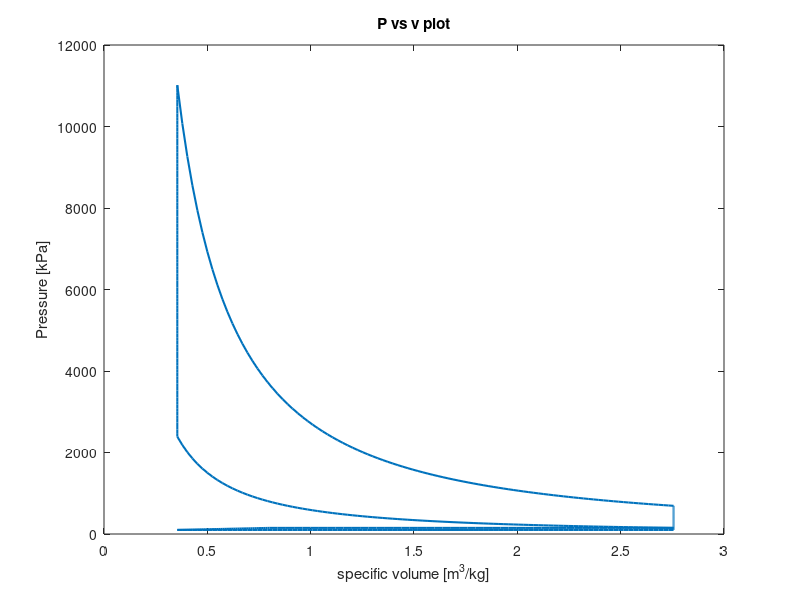

Source code (MATLAB): (Note: this script raises an error after producing the figure.)
%% Design Project
%Author: Andres Pulido & Nicholas Mass
close all; clear; clc

%% Fuel constants
AF = 14.7; %Air-Fuel ratio []
Qhv = 43000; % Heating Value [kJ/kg]
Cp = 1.108; %Specific Heat at constant pressure [kJ/kg-K]
Cv = 0.821; %Specific Heat at constant volume [kJ/kg-K]
k = 1.35; %Average specific heat ratio []
R = 0.287; %Gas constant of air [kJ/kg-K]
nc = 1; %combustion efficiency

%% Constant given
P0 = 100; %Ambient pressure [kPa]
P1 = 100; %Inlet pressure to the engine with Supercharger [kPa]
rho = 1.255; %density of air at sea level [kg/m^3]
T0 = P1/(rho*R); %Ambient temperature [K]

%% 1st problem
P3 = 0;
P1nt = 0;
ntmax = 0;
rcnt = 0;
T5 = T0; 
P5 = P0; 
T6 = T0; 
P6 = P5; %p6 = p5 from looking at plot

while (P1 < 150)
    rc = 1;
    P1 = P1 + 1;
    P6a = P1; %p6a = p1 from looking at plot
    T1 = T0*(P1/P0)^((k-1)/k); %Output temperature of sc assuming isentropic efficiency is 100%
    while (P3 < 11000) 
            rc = rc+0.01;
            T2 = T1*(rc)^(k-1);
            P2 = P1*(rc)^k;
            w12 = R*(T2 - T1)/(1-k);
            T3 = (Qhv*nc)/((AF+1)*Cv) + T2;
            P3 = (P2/T2)*T3;
            vtdc = Qhv/((AF+1)*Cv*(P3-P1*rc^k)); %calculate vtdc according to that rc
            vbdc = rc*vtdc;
            T4 = T3*(1/rc)^(k-1);
            w34 = R*(T4-T3)/(1-k);
            wsc = Cp*(T1-T0); 
            %lower loop
            v6a = (vbdc-vtdc)/3;
            wlowerloop = (vbdc - v6a)*(P1 - P5) + 0.5*(v6a - vtdc)*(P1 - P6);
            wnet = w12 + w34 + wlowerloop - wsc;
            qin = Cv*(T3-T2);
            nt = wnet/qin;
            if (nt > ntmax) %record the largest net work and associated compression ratio
                ntmax = nt;
                rcnt = rc; %ideal rc to maximize nt for nonsupercharged engine
                P1nt = P1;
            end
    end
end

fprintf("For problem 1:\n rc is %g at an inlet pressure of %g and thermal efficiency is %g\n",rcnt,P1nt,nt)

%% 2nd problem 
rc = 1;
P3 = 0;
P1 = 100;
imepmax = 0;
rcimep = 0;
wnet = 0;

while (P1 < 150)
    P1 = P1 + 1;
    P6a = P1; %p6a = p1 from looking at plot
    T1 = T0*(P1/P0)^((k-1)/k); %Output temperature of sc assuming isentropic efficiency is 100%
    while (P3 < 11000) 
        rc = rc+0.01;
        T2 = T1*(rc)^(k-1);
        P2 = P1*(rc)^k;
        w12 = R*(T2 - T1)/(1-k);
        T3 = ((Qhv*nc)/(AF+1)/Cv) + T2;
        P3 = (P2/T2)*T3;
        vtdc = Qhv/((AF+1)*Cv*(P3-P1*rc^k)); %calculate vtdc according to that rc
        vbdc = rc*vtdc;
        T4 = T3*(1/rc)^(k-1);
        w34 = R*(T4-T3)/(1-k);
        wsc = Cp*(T1-T0); %work needed to drive the supercharger
        % lower loop
        v6a = (vbdc-vtdc)/3;
        wlowerloop = (vbdc - v6a)*(P1 - P5) + 0.5*(v6a - vtdc)*(P1 - P6);
        wnet = w12 + w34 + wlowerloop - wsc;
        vbdc = rc*vtdc; %using previous vtdc but new rc
        imep = wnet/(vbdc - vtdc);
        if (imep > imepmax) %record the largest net work and associated compression ratio
            imepmax = imep;
            rcimep = rc; %ideal rc to maximize imep for nonsupercharged engine
            wnetmax = wnet;
            qin = Cv*(T3-T2);
            P1imep = P1;
        end
    end
end
ntimep = wnetmax/qin;

fprintf("\nFor problem 2:\n imep is %g and thermal efficiency is %g for new rc equal to %g at inlet pressure of %g\n",imepmax,ntimep,rcimep,P1imep)

%% figures 
v = linspace(vbdc,vtdc);
P = P1*(vbdc./v).^k; %first process

P = [P,linspace(P(100),P3)];
v(1,101:200) = v(100); %second process

P = [P,P(200)*(vtdc./flip(v(1:100))).^k]; 
v = [v,flip(v(1:100))]; %third process

P = [P,linspace(P(300),P0)];
v(1,301:400) = v(300); %fourth process

P(1,401:500) = P(400);
v = [v,linspace(vbdc,vtdc)];

P = [P,linspace(P0,P1,50)];
v = [v,linspace(vtdc,v6a,50)];

P(1,551:600) = P(550);
v = [v,linspace(v6a,vbdc,50)];

figure;
plot(v,P,'LineWidth',1.5,'LineStyle','-','Marker','none','MarkerSize',15)
title('P vs v plot')
xlabel('specific volume [m^3/kg]')
ylabel('Pressure [kPa]')
ax = gca; %Get current axis
ax.FontName = 'Century Gothic'; ax.FontSize=16; ax.FontWeight='bold'; ax.GridAlpha=0.07; ax.GridLineStyle='--'; ax.LineWidth=1.5; ax.XColor=[0 0 0]; ax.XMinorTick='on'; ax.YColor=[0 0 0]; ax.YMinorTick='on';
